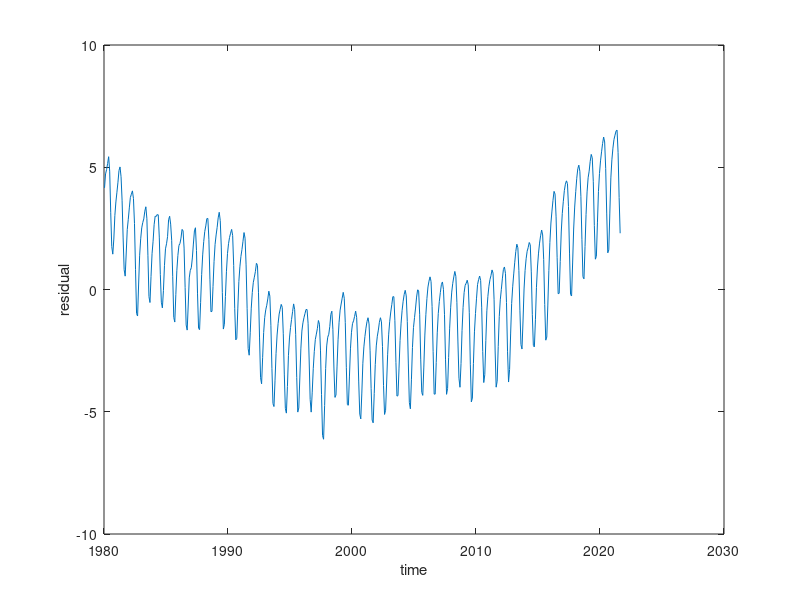

Write the MATLAB code that produced this figure. (Note: this script raises an error after producing the figure.)
load co2.txt -ascii

X = [co2(:,3)';ones(1,length(co2(:,3)))];
Y = co2(:,4)';

% a
s_sigma = 1;
w = [100,0; 0,10000];
w_cov = (X * X'/s_sigma + w^-1)^-1;
w_mean = w_cov * X * Y'/ s_sigma;

% b
res = Y - w_mean' * X;
figure; plot(X(1,:),res); xlabel("time"); ylabel("residual");

% d
% parameters
theta = 3;
tau = 1;
sigma = 2;
phi = 0.5;
zeta = 0.05;
eta = 4;
% kernel
k = @(s,t) theta^2 * (exp(-2*sin(pi*(s-t)/tau)^2/sigma^2) + phi^2*exp(-(s-t)^2/(2*eta^2))) + zeta^2 * (s==t);
% draw from GP
[y_GP,cov_GP] = GP(X(1,:),k);
figure; plot(X(1,:),y_GP); 
title(['\theta=',num2str(theta),' \tau=',num2str(tau),' \sigma=',num2str(sigma),' \phi=',num2str(phi),' \zeta=',num2str(zeta),' \eta=',num2str(eta)])

% % f
% predict
X = co2(:,3)';
Xnew = [X(end):1/12:2035];
Xnew = Xnew(2:(end-1));
k_XXnew = covkernel(X,Xnew,k);
k_XnewXnew = covkernel(Xnew,Xnew,k);
k_XX = covkernel(X,X,k);
mean_new = res * k_XX^(-1) * k_XXnew + w_mean' * [Xnew;ones(1,length(Xnew))];
cov_new = k_XnewXnew - k_XXnew' * k_XX^(-1) * k_XXnew;
std_new = sqrt(diag(cov_new))';
% plot
figure;
hold on
f = [mean_new + std_new; flipud(mean_new - std_new)];
fill = patch([Xnew;flipud(Xnew)],f,[7 7 7]/8); 
data = plot(X,Y,'.');
data_pred = plot(Xnew,mean_new,'r');
lgd = legend([data,data_pred,fill],'data','pred mean','error bar','Location','best');
lgd.FontSize = 20;
title(['\theta=',num2str(theta),' \tau=',num2str(tau),' \sigma=',num2str(sigma),' \phi=',num2str(phi),' \zeta=',num2str(zeta),' \eta=',num2str(eta)],'FontSize',20);
xlabel("Year",'FontSize',20);ylabel("co2",'FontSize',20);

